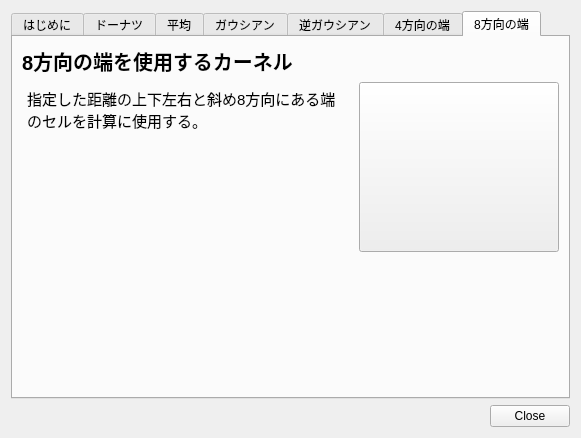
<?xml version="1.0" encoding="UTF-8"?>
<ui version="4.0">
 <class>Dialog</class>
 <widget class="QDialog" name="Dialog">
  <property name="geometry">
   <rect>
    <x>0</x>
    <y>0</y>
    <width>581</width>
    <height>438</height>
   </rect>
  </property>
  <property name="windowTitle">
   <string>Help - それぞれのカーネル</string>
  </property>
  <property name="styleSheet">
   <string notr="true"/>
  </property>
  <layout class="QVBoxLayout" name="verticalLayout_8">
   <item>
    <widget class="QTabWidget" name="tabWidget">
     <property name="styleSheet">
      <string notr="true">QLabel{
	font-size: 15pt;
	font-weight: bold;
}
QTextBrowser {
	background-color: rgba(0,0,0,0);
}</string>
     </property>
     <property name="currentIndex">
      <number>6</number>
     </property>
     <widget class="QWidget" name="tab">
      <attribute name="title">
       <string>はじめに</string>
      </attribute>
      <layout class="QVBoxLayout" name="verticalLayout_5">
       <item>
        <widget class="QTextBrowser" name="textBrowser_5">
         <property name="font">
          <font>
           <pointsize>16</pointsize>
          </font>
         </property>
         <property name="html">
          <string>&lt;!DOCTYPE HTML PUBLIC &quot;-//W3C//DTD HTML 4.0//EN&quot; &quot;http://www.w3.org/TR/REC-html40/strict.dtd&quot;&gt;
&lt;html&gt;&lt;head&gt;&lt;meta name=&quot;qrichtext&quot; content=&quot;1&quot; /&gt;&lt;style type=&quot;text/css&quot;&gt;
p, li { white-space: pre-wrap; }
&lt;/style&gt;&lt;/head&gt;&lt;body style=&quot; font-family:'MS UI Gothic'; font-size:16pt; font-weight:400; font-style:normal;&quot;&gt;
&lt;p style=&quot; margin-top:0px; margin-bottom:0px; margin-left:0px; margin-right:0px; -qt-block-indent:0; text-indent:0px;&quot;&gt;&lt;span style=&quot; font-size:11pt;&quot;&gt;　このプラグインで地形図を作成する際に一番重要な指数が TPI （Topographic Position Index：地形位置指数）です。&lt;/span&gt;&lt;/p&gt;
&lt;p style=&quot;-qt-paragraph-type:empty; margin-top:0px; margin-bottom:0px; margin-left:0px; margin-right:0px; -qt-block-indent:0; text-indent:0px; font-size:11pt;&quot;&gt;&lt;br /&gt;&lt;/p&gt;
&lt;p style=&quot; margin-top:0px; margin-bottom:0px; margin-left:0px; margin-right:0px; -qt-block-indent:0; text-indent:0px;&quot;&gt;&lt;span style=&quot; font-size:11pt;&quot;&gt;　これは該当セルと周囲のセルのとの高さを比較する事で計算される指数であり、プラスであれば周囲よりも高い位置にあるセル （尾根など）、マイナスであれば周囲よりも低い位置にあるセル （沢や窪地など）、ゼロ付近であれば斜面だと考えられます。&lt;/span&gt;&lt;/p&gt;
&lt;p style=&quot;-qt-paragraph-type:empty; margin-top:0px; margin-bottom:0px; margin-left:0px; margin-right:0px; -qt-block-indent:0; text-indent:0px; font-size:11pt;&quot;&gt;&lt;br /&gt;&lt;/p&gt;
&lt;p style=&quot; margin-top:0px; margin-bottom:0px; margin-left:0px; margin-right:0px; -qt-block-indent:0; text-indent:0px;&quot;&gt;&lt;span style=&quot; font-size:11pt;&quot;&gt;　この比較に使用するセル値の計算に、畳み込みを使用するので、カーネルの種類と距離によって出力される地形図の見え方が大きく変わります。&lt;/span&gt;&lt;/p&gt;
&lt;p style=&quot;-qt-paragraph-type:empty; margin-top:0px; margin-bottom:0px; margin-left:0px; margin-right:0px; -qt-block-indent:0; text-indent:0px; font-size:11pt;&quot;&gt;&lt;br /&gt;&lt;/p&gt;
&lt;p style=&quot; margin-top:0px; margin-bottom:0px; margin-left:0px; margin-right:0px; -qt-block-indent:0; text-indent:0px;&quot;&gt;&lt;span style=&quot; font-size:11pt;&quot;&gt;　距離を短くすればより詳細な変化を強調する事ができますが （小さな凹凸）、逆に沢や尾根などの大きな変化は分かりづらくなります。&lt;/span&gt;&lt;/p&gt;&lt;/body&gt;&lt;/html&gt;</string>
         </property>
        </widget>
       </item>
       <item>
        <spacer name="verticalSpacer_13">
         <property name="orientation">
          <enum>Qt::Vertical</enum>
         </property>
         <property name="sizeHint" stdset="0">
          <size>
           <width>20</width>
           <height>40</height>
          </size>
         </property>
        </spacer>
       </item>
      </layout>
     </widget>
     <widget class="QWidget" name="DoughnutKernelTab">
      <attribute name="title">
       <string>ドーナツ</string>
      </attribute>
      <layout class="QVBoxLayout" name="verticalLayout_4">
       <item>
        <widget class="QLabel" name="label_4">
         <property name="text">
          <string>ドーナツ型のカーネル</string>
         </property>
        </widget>
       </item>
       <item>
        <layout class="QGridLayout" name="gridLayout_6">
         <item row="0" column="0">
          <layout class="QVBoxLayout" name="verticalLayout_14">
           <item>
            <widget class="QTextBrowser" name="textBrowser_11">
             <property name="maximumSize">
              <size>
               <width>16777215</width>
               <height>100</height>
              </size>
             </property>
             <property name="styleSheet">
              <string notr="true"/>
             </property>
             <property name="html">
              <string>&lt;!DOCTYPE HTML PUBLIC &quot;-//W3C//DTD HTML 4.0//EN&quot; &quot;http://www.w3.org/TR/REC-html40/strict.dtd&quot;&gt;
&lt;html&gt;&lt;head&gt;&lt;meta name=&quot;qrichtext&quot; content=&quot;1&quot; /&gt;&lt;style type=&quot;text/css&quot;&gt;
p, li { white-space: pre-wrap; }
&lt;/style&gt;&lt;/head&gt;&lt;body style=&quot; font-family:'MS UI Gothic'; font-size:9pt; font-weight:400; font-style:normal;&quot;&gt;
&lt;p style=&quot; margin-top:0px; margin-bottom:0px; margin-left:0px; margin-right:0px; -qt-block-indent:0; text-indent:0px;&quot;&gt;&lt;span style=&quot; font-size:11pt;&quot;&gt;指定した距離にある全方向のセル値を使用する。&lt;/span&gt;&lt;/p&gt;&lt;/body&gt;&lt;/html&gt;</string>
             </property>
            </widget>
           </item>
           <item>
            <spacer name="verticalSpacer_12">
             <property name="orientation">
              <enum>Qt::Vertical</enum>
             </property>
             <property name="sizeHint" stdset="0">
              <size>
               <width>20</width>
               <height>40</height>
              </size>
             </property>
            </spacer>
           </item>
          </layout>
         </item>
         <item row="0" column="1">
          <widget class="QPushButton" name="pushButton_2">
           <property name="minimumSize">
            <size>
             <width>200</width>
             <height>170</height>
            </size>
           </property>
           <property name="styleSheet">
            <string notr="true"/>
           </property>
           <property name="text">
            <string/>
           </property>
           <property name="icon">
            <iconset>
             <normaloff>Kernel_Doughnutpng.png</normaloff>Kernel_Doughnutpng.png</iconset>
           </property>
           <property name="iconSize">
            <size>
             <width>250</width>
             <height>220</height>
            </size>
           </property>
          </widget>
         </item>
        </layout>
       </item>
       <item>
        <spacer name="verticalSpacer_4">
         <property name="orientation">
          <enum>Qt::Vertical</enum>
         </property>
         <property name="sizeHint" stdset="0">
          <size>
           <width>20</width>
           <height>36</height>
          </size>
         </property>
        </spacer>
       </item>
      </layout>
     </widget>
     <widget class="QWidget" name="SimpleKernelTab">
      <attribute name="title">
       <string>平均</string>
      </attribute>
      <layout class="QVBoxLayout" name="verticalLayout">
       <item>
        <widget class="QLabel" name="label">
         <property name="text">
          <string>平均化のカーネル</string>
         </property>
        </widget>
       </item>
       <item>
        <layout class="QGridLayout" name="gridLayout_5">
         <item row="0" column="0">
          <layout class="QVBoxLayout" name="verticalLayout_13">
           <item>
            <widget class="QTextBrowser" name="textBrowser_10">
             <property name="maximumSize">
              <size>
               <width>16777215</width>
               <height>100</height>
              </size>
             </property>
             <property name="styleSheet">
              <string notr="true"/>
             </property>
             <property name="html">
              <string>&lt;!DOCTYPE HTML PUBLIC &quot;-//W3C//DTD HTML 4.0//EN&quot; &quot;http://www.w3.org/TR/REC-html40/strict.dtd&quot;&gt;
&lt;html&gt;&lt;head&gt;&lt;meta name=&quot;qrichtext&quot; content=&quot;1&quot; /&gt;&lt;style type=&quot;text/css&quot;&gt;
p, li { white-space: pre-wrap; }
&lt;/style&gt;&lt;/head&gt;&lt;body style=&quot; font-family:'MS UI Gothic'; font-size:9pt; font-weight:400; font-style:normal;&quot;&gt;
&lt;p style=&quot; margin-top:0px; margin-bottom:0px; margin-left:0px; margin-right:0px; -qt-block-indent:0; text-indent:0px;&quot;&gt;&lt;span style=&quot; font-size:11pt;&quot;&gt;指定した距離内にある全てセル値を使用し、平均値を計算する為のカーネル。&lt;/span&gt;&lt;/p&gt;&lt;/body&gt;&lt;/html&gt;</string>
             </property>
            </widget>
           </item>
           <item>
            <spacer name="verticalSpacer_11">
             <property name="orientation">
              <enum>Qt::Vertical</enum>
             </property>
             <property name="sizeHint" stdset="0">
              <size>
               <width>20</width>
               <height>40</height>
              </size>
             </property>
            </spacer>
           </item>
          </layout>
         </item>
         <item row="0" column="1">
          <widget class="QPushButton" name="pushButton">
           <property name="minimumSize">
            <size>
             <width>200</width>
             <height>170</height>
            </size>
           </property>
           <property name="styleSheet">
            <string notr="true"/>
           </property>
           <property name="text">
            <string/>
           </property>
           <property name="icon">
            <iconset>
             <normaloff>Kernel_Simple_.png</normaloff>Kernel_Simple_.png</iconset>
           </property>
           <property name="iconSize">
            <size>
             <width>250</width>
             <height>220</height>
            </size>
           </property>
          </widget>
         </item>
        </layout>
       </item>
       <item>
        <spacer name="verticalSpacer_3">
         <property name="orientation">
          <enum>Qt::Vertical</enum>
         </property>
         <property name="sizeHint" stdset="0">
          <size>
           <width>20</width>
           <height>40</height>
          </size>
         </property>
        </spacer>
       </item>
      </layout>
     </widget>
     <widget class="QWidget" name="GaussianKernelTab">
      <attribute name="title">
       <string>ガウシアン</string>
      </attribute>
      <layout class="QVBoxLayout" name="verticalLayout_2">
       <item>
        <widget class="QLabel" name="label_2">
         <property name="text">
          <string>ガウシアンカーネル</string>
         </property>
        </widget>
       </item>
       <item>
        <layout class="QGridLayout" name="gridLayout_4">
         <item row="0" column="1">
          <widget class="QPushButton" name="pushButton_3">
           <property name="minimumSize">
            <size>
             <width>200</width>
             <height>170</height>
            </size>
           </property>
           <property name="styleSheet">
            <string notr="true"/>
           </property>
           <property name="text">
            <string/>
           </property>
           <property name="icon">
            <iconset>
             <normaloff>Kernel_Gaussian.png</normaloff>Kernel_Gaussian.png</iconset>
           </property>
           <property name="iconSize">
            <size>
             <width>250</width>
             <height>220</height>
            </size>
           </property>
          </widget>
         </item>
         <item row="0" column="0">
          <layout class="QVBoxLayout" name="verticalLayout_12">
           <item>
            <widget class="QTextBrowser" name="textBrowser_9">
             <property name="maximumSize">
              <size>
               <width>16777215</width>
               <height>100</height>
              </size>
             </property>
             <property name="styleSheet">
              <string notr="true"/>
             </property>
             <property name="html">
              <string>&lt;!DOCTYPE HTML PUBLIC &quot;-//W3C//DTD HTML 4.0//EN&quot; &quot;http://www.w3.org/TR/REC-html40/strict.dtd&quot;&gt;
&lt;html&gt;&lt;head&gt;&lt;meta name=&quot;qrichtext&quot; content=&quot;1&quot; /&gt;&lt;style type=&quot;text/css&quot;&gt;
p, li { white-space: pre-wrap; }
&lt;/style&gt;&lt;/head&gt;&lt;body style=&quot; font-family:'MS UI Gothic'; font-size:9pt; font-weight:400; font-style:normal;&quot;&gt;
&lt;p style=&quot; margin-top:0px; margin-bottom:0px; margin-left:0px; margin-right:0px; -qt-block-indent:0; text-indent:0px;&quot;&gt;&lt;span style=&quot; font-size:11pt;&quot;&gt;指定した距離内にある全てセル値を使用し、中心に近い程に重みを大きくなるように計算するので、元の情報をなるべく残しながら平滑化される。&lt;/span&gt;&lt;/p&gt;&lt;/body&gt;&lt;/html&gt;</string>
             </property>
            </widget>
           </item>
           <item>
            <spacer name="verticalSpacer_10">
             <property name="orientation">
              <enum>Qt::Vertical</enum>
             </property>
             <property name="sizeHint" stdset="0">
              <size>
               <width>20</width>
               <height>40</height>
              </size>
             </property>
            </spacer>
           </item>
          </layout>
         </item>
        </layout>
       </item>
       <item>
        <spacer name="verticalSpacer">
         <property name="orientation">
          <enum>Qt::Vertical</enum>
         </property>
         <property name="sizeHint" stdset="0">
          <size>
           <width>20</width>
           <height>40</height>
          </size>
         </property>
        </spacer>
       </item>
      </layout>
     </widget>
     <widget class="QWidget" name="tab_2">
      <attribute name="title">
       <string>逆ガウシアン</string>
      </attribute>
      <layout class="QVBoxLayout" name="verticalLayout_3">
       <item>
        <widget class="QLabel" name="label_3">
         <property name="text">
          <string>逆ガウシアンカーネル</string>
         </property>
        </widget>
       </item>
       <item>
        <layout class="QGridLayout" name="gridLayout_3">
         <item row="0" column="0">
          <layout class="QVBoxLayout" name="verticalLayout_11">
           <item>
            <widget class="QTextBrowser" name="textBrowser_8">
             <property name="maximumSize">
              <size>
               <width>16777215</width>
               <height>100</height>
              </size>
             </property>
             <property name="styleSheet">
              <string notr="true"/>
             </property>
             <property name="html">
              <string>&lt;!DOCTYPE HTML PUBLIC &quot;-//W3C//DTD HTML 4.0//EN&quot; &quot;http://www.w3.org/TR/REC-html40/strict.dtd&quot;&gt;
&lt;html&gt;&lt;head&gt;&lt;meta name=&quot;qrichtext&quot; content=&quot;1&quot; /&gt;&lt;style type=&quot;text/css&quot;&gt;
p, li { white-space: pre-wrap; }
&lt;/style&gt;&lt;/head&gt;&lt;body style=&quot; font-family:'MS UI Gothic'; font-size:9pt; font-weight:400; font-style:normal;&quot;&gt;
&lt;p style=&quot; margin-top:0px; margin-bottom:0px; margin-left:0px; margin-right:0px; -qt-block-indent:0; text-indent:0px;&quot;&gt;&lt;span style=&quot; font-size:11pt;&quot;&gt;指定した距離内にある全てセル値を使用し、中心から遠い程に重みを大きくなるように計算するので、離れた位置の情報をより強く反映する。&lt;/span&gt;&lt;/p&gt;&lt;/body&gt;&lt;/html&gt;</string>
             </property>
            </widget>
           </item>
           <item>
            <spacer name="verticalSpacer_9">
             <property name="orientation">
              <enum>Qt::Vertical</enum>
             </property>
             <property name="sizeHint" stdset="0">
              <size>
               <width>20</width>
               <height>40</height>
              </size>
             </property>
            </spacer>
           </item>
          </layout>
         </item>
         <item row="0" column="1">
          <widget class="QPushButton" name="pushButton_4">
           <property name="minimumSize">
            <size>
             <width>200</width>
             <height>170</height>
            </size>
           </property>
           <property name="styleSheet">
            <string notr="true"/>
           </property>
           <property name="text">
            <string/>
           </property>
           <property name="icon">
            <iconset>
             <normaloff>Kernel_InerseGaussian.png</normaloff>Kernel_InerseGaussian.png</iconset>
           </property>
           <property name="iconSize">
            <size>
             <width>250</width>
             <height>220</height>
            </size>
           </property>
          </widget>
         </item>
        </layout>
       </item>
       <item>
        <spacer name="verticalSpacer_2">
         <property name="orientation">
          <enum>Qt::Vertical</enum>
         </property>
         <property name="sizeHint" stdset="0">
          <size>
           <width>20</width>
           <height>40</height>
          </size>
         </property>
        </spacer>
       </item>
      </layout>
     </widget>
     <widget class="QWidget" name="FourKernelTab">
      <attribute name="title">
       <string>4方向の端</string>
      </attribute>
      <layout class="QVBoxLayout" name="verticalLayout_9">
       <item>
        <widget class="QLabel" name="label_5">
         <property name="text">
          <string>4方向の端を使用するカーネル</string>
         </property>
        </widget>
       </item>
       <item>
        <layout class="QGridLayout" name="gridLayout">
         <item row="0" column="0">
          <layout class="QVBoxLayout" name="verticalLayout_6">
           <item>
            <widget class="QTextBrowser" name="textBrowser_6">
             <property name="maximumSize">
              <size>
               <width>16777215</width>
               <height>100</height>
              </size>
             </property>
             <property name="styleSheet">
              <string notr="true"/>
             </property>
             <property name="html">
              <string>&lt;!DOCTYPE HTML PUBLIC &quot;-//W3C//DTD HTML 4.0//EN&quot; &quot;http://www.w3.org/TR/REC-html40/strict.dtd&quot;&gt;
&lt;html&gt;&lt;head&gt;&lt;meta name=&quot;qrichtext&quot; content=&quot;1&quot; /&gt;&lt;style type=&quot;text/css&quot;&gt;
p, li { white-space: pre-wrap; }
&lt;/style&gt;&lt;/head&gt;&lt;body style=&quot; font-family:'MS UI Gothic'; font-size:9pt; font-weight:400; font-style:normal;&quot;&gt;
&lt;p style=&quot; margin-top:0px; margin-bottom:0px; margin-left:0px; margin-right:0px; -qt-block-indent:0; text-indent:0px;&quot;&gt;&lt;span style=&quot; font-size:11pt;&quot;&gt;指定した距離の上下左右4方向にある端のセルを計算に使用する。&lt;/span&gt;&lt;/p&gt;&lt;/body&gt;&lt;/html&gt;</string>
             </property>
            </widget>
           </item>
           <item>
            <spacer name="verticalSpacer_5">
             <property name="orientation">
              <enum>Qt::Vertical</enum>
             </property>
             <property name="sizeHint" stdset="0">
              <size>
               <width>20</width>
               <height>40</height>
              </size>
             </property>
            </spacer>
           </item>
          </layout>
         </item>
         <item row="0" column="1">
          <widget class="QPushButton" name="pushButton_5">
           <property name="minimumSize">
            <size>
             <width>200</width>
             <height>170</height>
            </size>
           </property>
           <property name="focusPolicy">
            <enum>Qt::NoFocus</enum>
           </property>
           <property name="contextMenuPolicy">
            <enum>Qt::NoContextMenu</enum>
           </property>
           <property name="autoFillBackground">
            <bool>false</bool>
           </property>
           <property name="styleSheet">
            <string notr="true"/>
           </property>
           <property name="text">
            <string/>
           </property>
           <property name="icon">
            <iconset>
             <normaloff>Kernel_FourDirections.png</normaloff>Kernel_FourDirections.png</iconset>
           </property>
           <property name="iconSize">
            <size>
             <width>250</width>
             <height>220</height>
            </size>
           </property>
           <property name="autoDefault">
            <bool>false</bool>
           </property>
          </widget>
         </item>
        </layout>
       </item>
       <item>
        <spacer name="verticalSpacer_7">
         <property name="orientation">
          <enum>Qt::Vertical</enum>
         </property>
         <property name="sizeHint" stdset="0">
          <size>
           <width>20</width>
           <height>40</height>
          </size>
         </property>
        </spacer>
       </item>
      </layout>
     </widget>
     <widget class="QWidget" name="EightKernelTab">
      <attribute name="title">
       <string>8方向の端</string>
      </attribute>
      <layout class="QVBoxLayout" name="verticalLayout_7">
       <item>
        <widget class="QLabel" name="label_6">
         <property name="text">
          <string>8方向の端を使用するカーネル</string>
         </property>
        </widget>
       </item>
       <item>
        <layout class="QGridLayout" name="gridLayout_2">
         <item row="0" column="1">
          <widget class="QPushButton" name="pushButton_6">
           <property name="minimumSize">
            <size>
             <width>200</width>
             <height>170</height>
            </size>
           </property>
           <property name="styleSheet">
            <string notr="true"/>
           </property>
           <property name="text">
            <string/>
           </property>
           <property name="icon">
            <iconset>
             <normaloff>Kernel_EightDirections.png</normaloff>Kernel_EightDirections.png</iconset>
           </property>
           <property name="iconSize">
            <size>
             <width>250</width>
             <height>220</height>
            </size>
           </property>
          </widget>
         </item>
         <item row="0" column="0">
          <layout class="QVBoxLayout" name="verticalLayout_10">
           <item>
            <widget class="QTextBrowser" name="textBrowser_7">
             <property name="maximumSize">
              <size>
               <width>16777215</width>
               <height>100</height>
              </size>
             </property>
             <property name="styleSheet">
              <string notr="true"/>
             </property>
             <property name="html">
              <string>&lt;!DOCTYPE HTML PUBLIC &quot;-//W3C//DTD HTML 4.0//EN&quot; &quot;http://www.w3.org/TR/REC-html40/strict.dtd&quot;&gt;
&lt;html&gt;&lt;head&gt;&lt;meta name=&quot;qrichtext&quot; content=&quot;1&quot; /&gt;&lt;style type=&quot;text/css&quot;&gt;
p, li { white-space: pre-wrap; }
&lt;/style&gt;&lt;/head&gt;&lt;body style=&quot; font-family:'MS UI Gothic'; font-size:9pt; font-weight:400; font-style:normal;&quot;&gt;
&lt;p style=&quot; margin-top:0px; margin-bottom:0px; margin-left:0px; margin-right:0px; -qt-block-indent:0; text-indent:0px;&quot;&gt;&lt;span style=&quot; font-size:11pt;&quot;&gt;指定した距離の上下左右と斜め8方向にある端のセルを計算に使用する。&lt;/span&gt;&lt;/p&gt;&lt;/body&gt;&lt;/html&gt;</string>
             </property>
            </widget>
           </item>
           <item>
            <spacer name="verticalSpacer_8">
             <property name="orientation">
              <enum>Qt::Vertical</enum>
             </property>
             <property name="sizeHint" stdset="0">
              <size>
               <width>20</width>
               <height>40</height>
              </size>
             </property>
            </spacer>
           </item>
          </layout>
         </item>
        </layout>
       </item>
       <item>
        <spacer name="verticalSpacer_6">
         <property name="orientation">
          <enum>Qt::Vertical</enum>
         </property>
         <property name="sizeHint" stdset="0">
          <size>
           <width>20</width>
           <height>78</height>
          </size>
         </property>
        </spacer>
       </item>
      </layout>
     </widget>
    </widget>
   </item>
   <item>
    <layout class="QHBoxLayout" name="horizontalLayout_2">
     <item>
      <spacer name="horizontalSpacer">
       <property name="orientation">
        <enum>Qt::Horizontal</enum>
       </property>
       <property name="sizeHint" stdset="0">
        <size>
         <width>40</width>
         <height>20</height>
        </size>
       </property>
      </spacer>
     </item>
     <item>
      <widget class="QPushButton" name="btn_Close">
       <property name="text">
        <string>Close</string>
       </property>
      </widget>
     </item>
    </layout>
   </item>
  </layout>
 </widget>
 <resources/>
 <connections/>
</ui>
